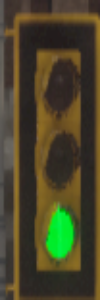
#> input picture zwp/train/1.png, 100 x 300 px, given in place of 111.jpeg, which was not available
$ python pre_rectify.py
#> lines starting #> are read from the running program, lines starting #| are printed output that depends on the picture; pictures that were not available may be replaced by others from this repository, and a replacement may not be noted
import cv2
import numpy as np
import math


r = 1
search_range = 10
h = 0.05

# 图片矫正
def fun1(image):
#> called with image = '111.jpeg'
    img = cv2.imread(image)
#> img is the input picture: shape (300, 100, 3); mean B, G, R 40.9, 68.2, 72.4
    rows, cols = img.shape[:2]
#> rows = 300; cols = 100

    # original pts
    pts_o = np.float32([[59,120], [488,52], [144,473], [653,377]])  # 这四个点为原始图片上数独的位置
    pts_d = np.float32([[0, 0], [600, 0], [0, 600], [600, 600]])  # 这是变换之后的图上四个点的位置

    # get transform matrix
    M = cv2.getPerspectiveTransform(pts_o, pts_d)
    # apply transformation
    dst = cv2.warpPerspective(img, M, (600, 600))  # 最后一参数是输出dst的尺寸。可以和原来图片尺寸不一致。按需求来确定
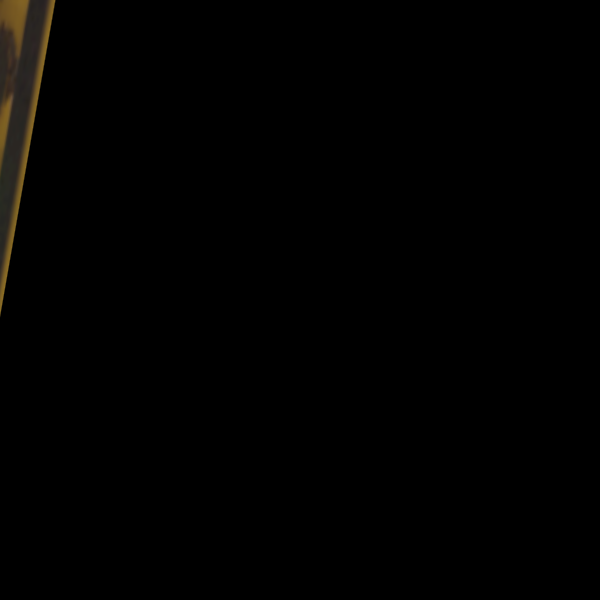
#> dst: shape (600, 600, 3); mean B, G, R 0.9, 1.4, 1.8

    cv2.imshow('img', img)
    cv2.imshow('dst', dst)
    cv2.waitKey(0)
    cv2.destroyAllWindows()

def fun2(image):
#> called with image = '222.jpg'
    img = cv2.imread(image)
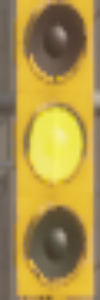
#> input picture zwp/train/222.png, 100 x 300 px, given in place of 222.jpg, which was not available
#> img is the input picture: shape (300, 100, 3); mean B, G, R 74.1, 146.1, 171.2
    img = cv2.resize(img, (500, 500))
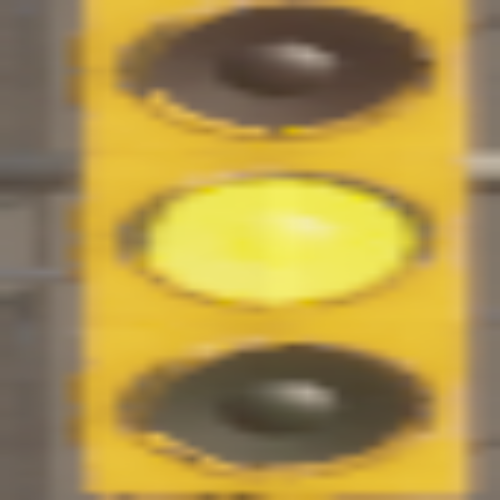
#> img: shape (500, 500, 3); mean B, G, R 74, 146, 171.1
    gray = cv2.cvtColor(img, cv2.COLOR_BGR2GRAY)
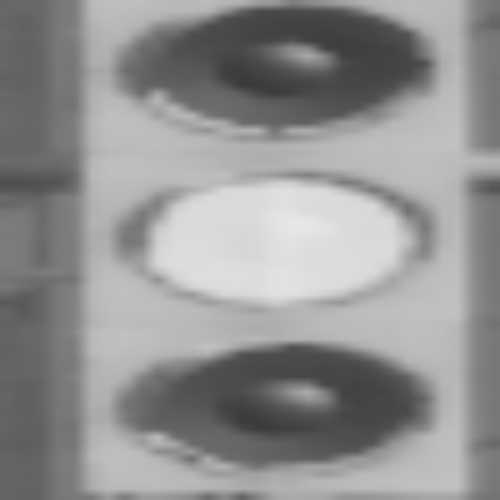
#> gray: shape (500, 500); min 58, max 232, mean 145.3
    gray = gray.astype('float32') / 255
    size = img.shape  # h w c
#> size = (500, 500, 3)

    sr = search_range
    h2 = h * h
    dest = gray.copy()  # python中的变量更像指针，不可直接赋值
    div = -1 * (2 * r + 1) * (2 * r + 1) * h2;

    for y in range(r, size[0] - r):
        print(y)
        for x in range(r, size[1] - r):

            srcblock = gray[y - r:y + r + 1, x - r:x + r + 1]  # 是y,x

            # 限制了搜索范围，不然实在太慢了，做个试验而已
            y_start = max(y - search_range, r)
            x_start = max(x - search_range, r)
            y_end = min(y + search_range, size[0] - r - 1)
            x_end = min(x + search_range, size[1] - r - 1)

            w = np.zeros([y_end - y_start + 1, x_end - x_start + 1])

            for yi in range(y_start, y_end + 1):
                for xi in range(x_start, x_end + 1):
                    # 运动估计简化计算？
                    refblock = gray[yi - r:yi + r + 1, xi - r:xi + r + 1]

                    delta = np.sum(np.square(srcblock - refblock))
                    # print(delta)
                    w[yi - y_start, xi - x_start] = math.exp(delta / div)
                    # print(yi,xi)
                    # time.sleep(1)

            dest[y, x] = np.sum(w * gray[y_start:y_end + 1, x_start:x_end + 1]) / np.sum(w)
#> dest: shape (500, 500) float32; min 0.227, max 0.91, mean 0.57
    img2=dest.copy()
    img3 = cv2.cvtColor(img2,cv2.COLOR_GRAY2RGB)
    cv2.imwrite('2.png', img3)
    cv2.imshow('result', img3)
    cv2.waitKey(0)

if __name__ == '__main__':
    # 矫正图片
    img1='111.jpeg'
    fun1(img1)
    # 图片去噪
    img2='222.jpg'
#> (the run stopped early here; a loop or call above may not have finished)
